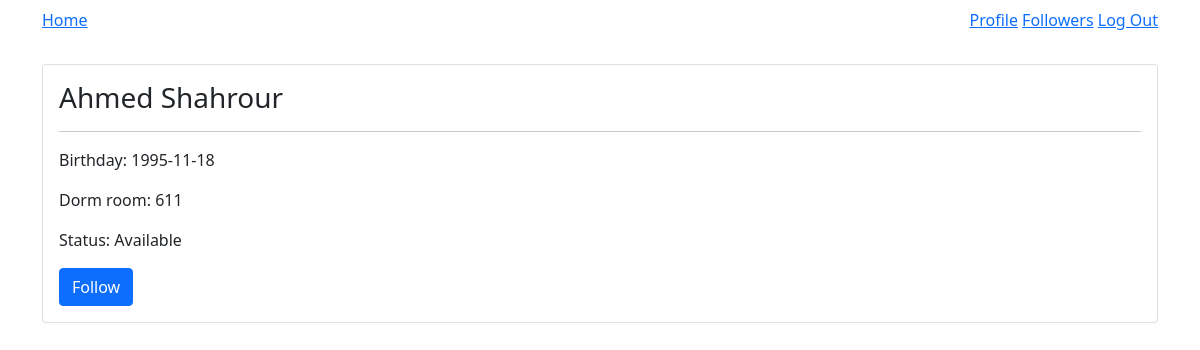
Before: /user/1 (signed in) with the older database file.
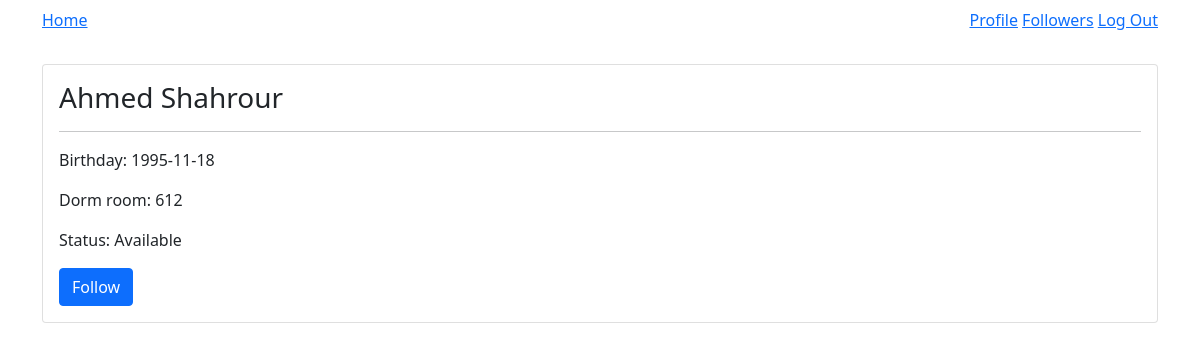
After: the same page with the newer database file.
### socialorm_app/models.py (models this page shows, shortened)
class User(UserMixin, db.Model):
  id = db.Column(db.Integer, primary_key=True)
  email = db.Column(db.String(80), nullable=False, unique=True)
  password = db.Column(db.String(200), nullable=False)
  name = db.Column(db.String(80), nullable=False)
  status = db.Column(db.String(80), nullable=False, default='Available')
  dob = db.Column(db.Date, nullable=False)
  dorm_room = db.Column(db.String(5), nullable=False)
  residence_id = db.Column(db.Integer, db.ForeignKey('residence.id'), nullable=False)
  residence = db.relationship('Residence', back_populates='users')
  followers = db.relationship('User', secondary=user_followers,
  primaryjoin=id==user_followers.c.followee_id,
  secondaryjoin=id==user_followers.c.follower_id,
  backref=backref('followees')
  )

### socialorm_app/main/routes.py (the view)
@main.route('/user/<user_id>', methods=['GET', 'POST'])
@login_required
def user_detail(user_id):
  user = User.query.get(user_id)
  print(current_user.followers)
  is_following = user in current_user.followees
  return render_template('user_detail.html', user=user, is_following=is_following)

### socialorm_app/__init__.py (called while the page is built)
@login_manager.user_loader
def load_user(user_id):
    return User.query.get(user_id)

### socialorm_app/templates/user_detail.html
{% extends 'base.html' %} {% block content %}
<div class="card">
  <div class="card-body">
    <h3 class="card-title">{{ user.name }}</h3>
    <hr>
    <p class="card-text">Birthday: {{ user.dob }}</p>
    <p class="card-text">Dorm room: {{ user.dorm_room }}</p>
    <p class="card-text">Status: {{ user.status }}</p>
    {% if is_following %}
    <form action="{{ url_for('main.unfollow') }}" method="POST">
      <button name="followee_id" type="submit" value="{{ user.id }}" class="btn btn-danger">Unfollow</button>
    </form>
    {% else %}
    <form action="{{ url_for('main.follow') }}" method="POST">
      <button name="followee_id" type="submit" value="{{ user.id }}" class="btn btn-primary">Follow</button>
    </form>
    {% endif %}
  </div>
</div>
{% endblock %}

Changed rows visible on the page:
changed User "Ahmed Shahrour": dorm_room "611" → "612"
